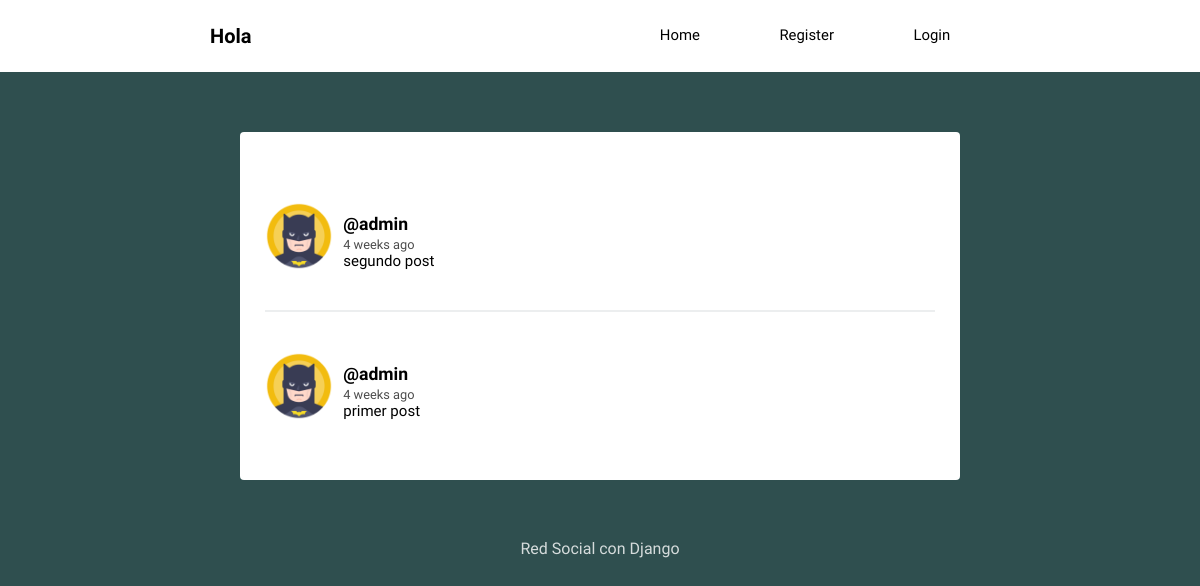
The app's page /, older data.
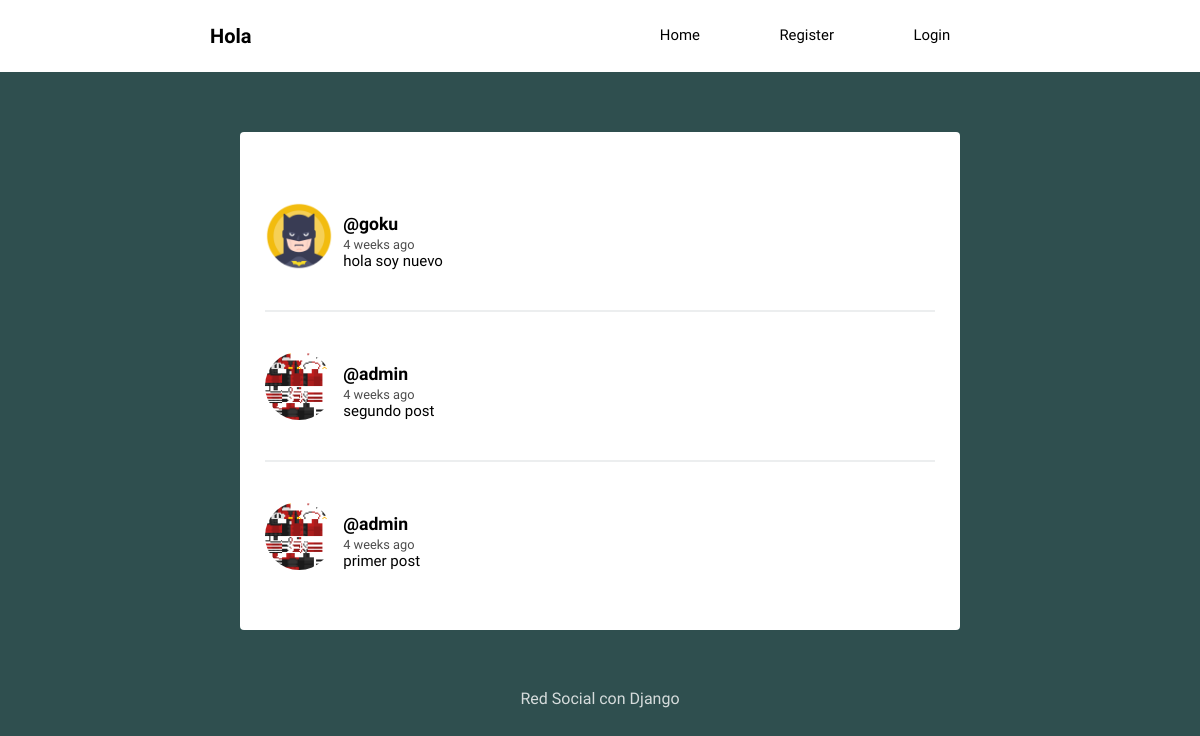
The same page, newer data.
### social/models.py (models this page shows, shortened)
class Post(models.Model):
    user = models.ForeignKey(User, on_delete=CASCADE, related_name="posts")
    timestamp = models.DateTimeField(auto_now_add=True)
    content = models.TextField(blank=True, null=True)
    class Meta:
        ordering = ['-timestamp']

class Profile(models.Model):
    user = models.OneToOneField(User,on_delete=CASCADE)
    image = models.ImageField(default='batman.png', upload_to='profile_pics')

### social/views.py (the view)
# urls.py: path("", views.feed, name="feed"),
def feed(request):
    posts = Post.objects.all()
    ctx = {'posts':posts}
    return render(request, 'social/feed.html', ctx)

### social/templates/social/feed.html (shortened to what this page needs)
{% extends 'social/layout.html' %}
{% load humanize %}
{% block content %}
{% for post in posts %}
<article>
    <div class="container-article">
        <img src="{{post.user.profile.image.url}}">
        <div>
            <h2 class="username"><a href="#">@{{post.user.username}}</a></h2>
            <time data-time="#">{{post.timestamp|naturaltime}}</time>
            <div class="post">{{post.content}}</div>
        </div>
    </div>
</article>
{% endfor %}
{% endblock %}

### social/templates/social/layout.html (shortened to what this page needs)
<!DOCTYPE html>
{% load static %}
<html>
<head>
	<link rel="stylesheet" type="text/css" href="{% static 'normalize.css' %}">
	<link rel="stylesheet" type="text/css" href="{% static 'style.css' %}">
</head>
<body>
	<header class="main-head">
		<nav class="main">
			<h1 id="logo">Hola</h1>
			<ul>
				<li><a href="{% url 'feed' %}">Home</a></li>
				{% if user.is_authenticated %}
				<li><a href="{% url 'logout' %}">Logout</a></li>
				{% else %}
				<li><a href="{% url 'register' %}">Register</a></li>
				<li><a href="{% url 'login' %}">Login</a></li>
				{% endif %}
			</ul>
		</nav>
	</header>
	<div class="main">
		<nav class="second-nav">
		</nav>
		{% block content %}
		{% endblock content %}
	</div>
	<footer>
		<div class="row">
			<p>Red Social con Django</p>
		</div>
	</footer>
</body>
</html>

### media/static/style.css (style rules this page uses)
body { background: #2F4F4F; font-size: 62.5%; font-family: 'Varela Round', Helvetica, Arial, serif; }
p { font-size: 1rem; }
img { object-fit: cover; }
.main-head { background: white; color: black; }
nav.main { min-height: 7vh; display: flex; width: 65%; margin: auto; align-items: center; padding: 0.5rem; }
nav.main ul { display: flex; flex: 1 1 40rem; justify-content: space-around; align-items: center; list-style: none; }
#logo { flex: 2 1 40rem; }
a { font-size: .93rem; text-decoration: none; color: black; }
.main { background: white; width: 60%; margin: 5% auto; border-radius: 4px; padding-bottom: 20px; }
.second-nav { display: flex; padding: 15px 30px; }
article { width: 93%; margin: auto; padding: 40px 0; border-bottom: 2px solid #ECEEEF; }
.username { margin-bottom: .2rem; }
.username a { font-size: 1.1rem; }
.container-article { display: flex; }
.container-article img { height: 68px; width: 68px; margin-right: 10px; border-radius: 50%; }
article:last-child { border-bottom: 0; }
time { font-size: .8rem; opacity: .7; }
.post { font-size: .94rem; }
footer { color: white; text-align: center; font-size: .875em; margin: 40px 0; }
footer p { opacity: .8; }

Row changes from the older to the newer data that the page shows:
added Post: user.profile.image (picture), user.username "goku", timestamp "4 weeks ago", content "hola soy nuevo"
changed through a linked row, Post "segundo post": user.profile.image: a different picture
changed through a linked row, Post "primer post": user.profile.image: a different picture
